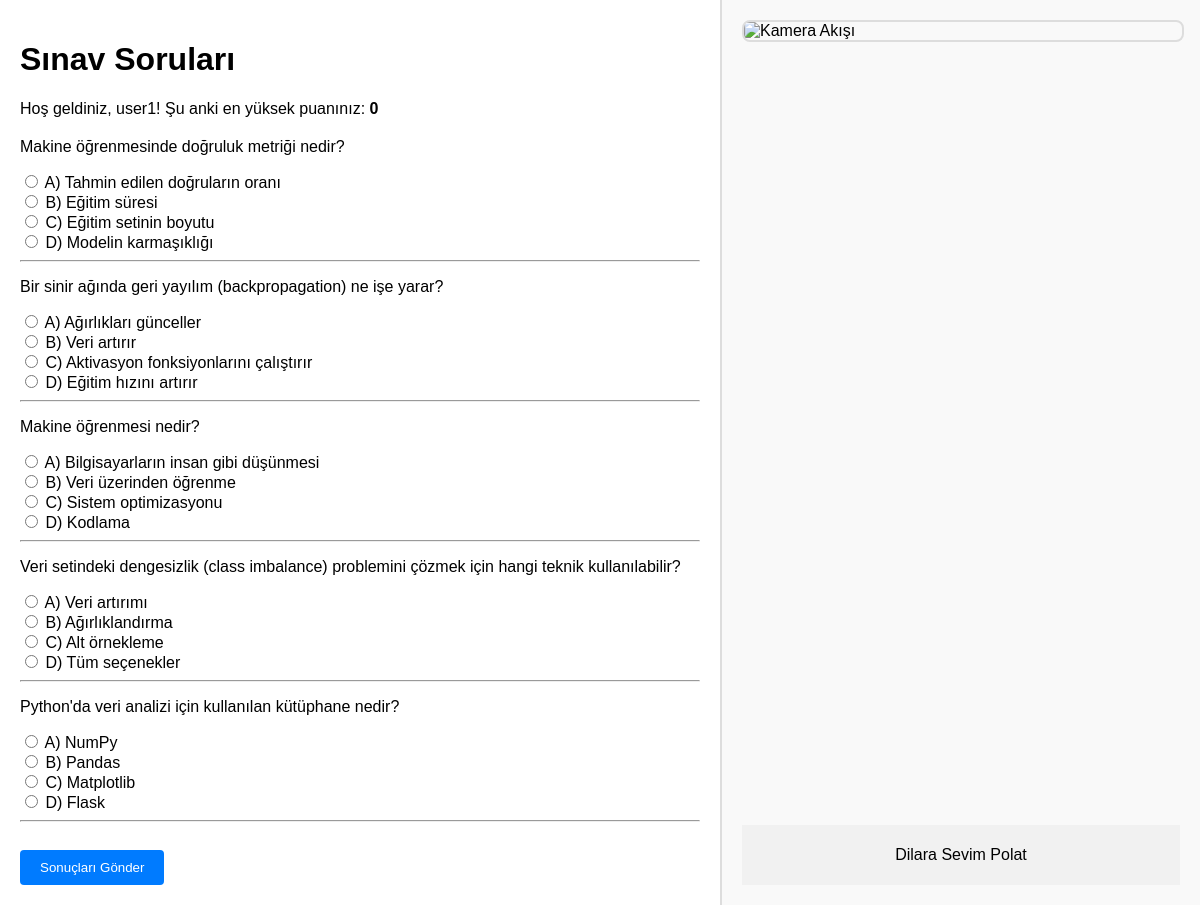
Page /exam (signed in) on the committed database.
### tables this page shows
CREATE TABLE questions (
        id INTEGER PRIMARY KEY AUTOINCREMENT,
        question_text TEXT,
        option_a TEXT,
        option_b TEXT,
        option_c TEXT,
        option_d TEXT,
        correct_option CHAR
    );

### app.py (the view, shortened to what this page needs)
@app.route('/exam', methods=["GET", "POST"])
def exam():
    conn = get_db_connection()
    questions = conn.execute("SELECT * FROM questions ORDER BY RANDOM() LIMIT 5").fetchall()
    conn.close()
    return render_template("exam.html", questions=questions)

### app.py (called while the page is built)
def get_db_connection():
    conn = sqlite3.connect("database.db")
    conn.row_factory = sqlite3.Row
    return conn

### templates/exam.html (shortened to what this page needs)
<!DOCTYPE html>
<html lang="en">
<head>
</head>
<body>
    <div class="main-content">
        <h1>Sınav Soruları</h1>
        <div class="score-display">
                <p>Hoş geldiniz, {{ session['username'] }}! Şu anki en yüksek puanınız: <strong>{{  session['score'] }}</strong></p>
            </div>
        <form method="POST">
            {% for question in questions %}
                <div>
                    <p>{{ question.question_text }}</p>
                    <label><input type="radio" name="{{ question.id }}" value="A"> {{ question.option_a }}</label><br>
                    <label><input type="radio" name="{{ question.id }}" value="B"> {{ question.option_b }}</label><br>
                    <label><input type="radio" name="{{ question.id }}" value="C"> {{ question.option_c }}</label><br>
                    <label><input type="radio" name="{{ question.id }}" value="D"> {{ question.option_d }}</label><br>
                </div>
                <hr>
            {% endfor %}
            <button type="submit">Sonuçları Gönder</button>
        </form>
    </div>
    <div class="video-container" style="display: flex; flex-direction: column; justify-content: space-between; height: 100%;">
    <img src="/video_feed" alt="Kamera Akışı" style="width: 100%; border: 2px solid #ddd; border-radius: 8px;">
    <footer style="text-align: center; background-color: #f1f1f1; padding: 5px;">
        <p>Dilara Sevim Polat</p>
    </footer>
</div>
</body>
</html>

### templates/exam.html (style rules this page uses)
body { display: flex; margin: 0; padding: 0; font-family: Arial, sans-serif; height: 100vh; }
.main-content { flex: 1; padding: 20px; overflow-y: auto; }
.video-container { width: 40%; padding: 20px; background-color: #f9f9f9; border-left: 2px solid #ddd; height: 100%; box-sizing: border-box; position: sticky; top: 0; }
.video-container img { width: 100%; border: 2px solid #ddd; border-radius: 8px; }
form { margin-top: 20px; }
button { margin-top: 20px; padding: 10px 20px; background-color: #007bff; color: white; border: none; border-radius: 4px; cursor: pointer; }

### rows in the picture
questions: question_text "Makine öğrenmesinde doğruluk metriği nedir?", option_a "A) Tahmin edilen doğruların oranı", option_b "B) Eğitim süresi", option_c "C) Eğitim setinin boyutu", option_d "D) Modelin karmaşıklığı"
questions: question_text "Bir sinir ağında geri yayılım (backpropagation) ne işe yarar?", option_a "A) Ağırlıkları günceller", option_b "B) Veri artırır", option_c "C) Aktivasyon fonksiyonlarını çalıştırır", option_d "D) Eğitim hızını artırır"
questions: question_text "Makine öğrenmesi nedir?", option_a "A) Bilgisayarların insan gibi düşünmesi", option_b "B) Veri üzerinden öğrenme", option_c "C) Sistem optimizasyonu", option_d "D) Kodlama"
questions: question_text "Veri setindeki dengesizlik (class imbalance) problemini çözmek için hangi teknik kullanılabilir?", option_a "A) Veri artırımı", option_b "B) Ağırlıklandırma", option_c "C) Alt örnekleme", option_d "D) Tüm seçenekler"
questions: question_text "Python'da veri analizi için kullanılan kütüphane nedir?", option_a "A) NumPy", option_b "B) Pandas", option_c "C) Matplotlib", option_d "D) Flask"

### other values in the picture
{{ session['username'] }} "user1"
{{ session['score'] }} "0"
